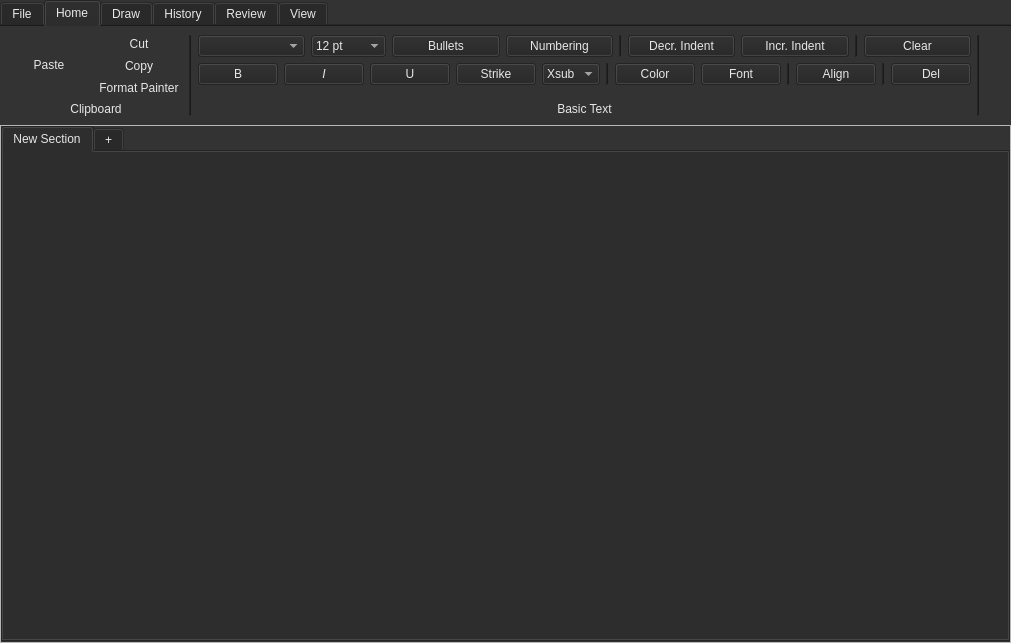
<?xml version="1.0" encoding="UTF-8"?>
<ui version="4.0">
 <class>MainWindow</class>
 <widget class="QMainWindow" name="MainWindow">
  <property name="geometry">
   <rect>
    <x>0</x>
    <y>0</y>
    <width>1011</width>
    <height>643</height>
   </rect>
  </property>
  <property name="windowTitle">
   <string>TwoNote</string>
  </property>
  <widget class="QWidget" name="centralwidget">
   <layout class="QVBoxLayout" name="verticalLayout">
    <property name="spacing">
     <number>0</number>
    </property>
    <property name="leftMargin">
     <number>0</number>
    </property>
    <property name="topMargin">
     <number>0</number>
    </property>
    <property name="rightMargin">
     <number>0</number>
    </property>
    <property name="bottomMargin">
     <number>0</number>
    </property>
    <item>
     <widget class="RibbonBar" name="ribbonBar">
      <property name="minimumSize">
       <size>
        <width>0</width>
        <height>125</height>
       </size>
      </property>
      <property name="maximumSize">
       <size>
        <width>16777215</width>
        <height>125</height>
       </size>
      </property>
      <property name="palette">
       <palette>
        <active>
         <colorrole role="WindowText">
          <brush brushstyle="SolidPattern">
           <color alpha="255">
            <red>255</red>
            <green>255</green>
            <blue>255</blue>
           </color>
          </brush>
         </colorrole>
         <colorrole role="Button">
          <brush brushstyle="SolidPattern">
           <color alpha="255">
            <red>128</red>
            <green>57</green>
            <blue>123</blue>
           </color>
          </brush>
         </colorrole>
         <colorrole role="Light">
          <brush brushstyle="SolidPattern">
           <color alpha="255">
            <red>192</red>
            <green>86</green>
            <blue>184</blue>
           </color>
          </brush>
         </colorrole>
         <colorrole role="Midlight">
          <brush brushstyle="SolidPattern">
           <color alpha="255">
            <red>160</red>
            <green>71</green>
            <blue>153</blue>
           </color>
          </brush>
         </colorrole>
         <colorrole role="Dark">
          <brush brushstyle="SolidPattern">
           <color alpha="255">
            <red>64</red>
            <green>29</green>
            <blue>61</blue>
           </color>
          </brush>
         </colorrole>
         <colorrole role="Mid">
          <brush brushstyle="SolidPattern">
           <color alpha="255">
            <red>85</red>
            <green>38</green>
            <blue>82</blue>
           </color>
          </brush>
         </colorrole>
         <colorrole role="Text">
          <brush brushstyle="SolidPattern">
           <color alpha="255">
            <red>255</red>
            <green>255</green>
            <blue>255</blue>
           </color>
          </brush>
         </colorrole>
         <colorrole role="BrightText">
          <brush brushstyle="SolidPattern">
           <color alpha="255">
            <red>255</red>
            <green>255</green>
            <blue>255</blue>
           </color>
          </brush>
         </colorrole>
         <colorrole role="ButtonText">
          <brush brushstyle="SolidPattern">
           <color alpha="255">
            <red>255</red>
            <green>255</green>
            <blue>255</blue>
           </color>
          </brush>
         </colorrole>
         <colorrole role="Base">
          <brush brushstyle="SolidPattern">
           <color alpha="255">
            <red>0</red>
            <green>0</green>
            <blue>0</blue>
           </color>
          </brush>
         </colorrole>
         <colorrole role="Window">
          <brush brushstyle="SolidPattern">
           <color alpha="255">
            <red>128</red>
            <green>57</green>
            <blue>123</blue>
           </color>
          </brush>
         </colorrole>
         <colorrole role="Shadow">
          <brush brushstyle="SolidPattern">
           <color alpha="255">
            <red>0</red>
            <green>0</green>
            <blue>0</blue>
           </color>
          </brush>
         </colorrole>
         <colorrole role="AlternateBase">
          <brush brushstyle="SolidPattern">
           <color alpha="255">
            <red>64</red>
            <green>28</green>
            <blue>61</blue>
           </color>
          </brush>
         </colorrole>
         <colorrole role="ToolTipBase">
          <brush brushstyle="SolidPattern">
           <color alpha="255">
            <red>255</red>
            <green>255</green>
            <blue>220</blue>
           </color>
          </brush>
         </colorrole>
         <colorrole role="ToolTipText">
          <brush brushstyle="SolidPattern">
           <color alpha="255">
            <red>0</red>
            <green>0</green>
            <blue>0</blue>
           </color>
          </brush>
         </colorrole>
        </active>
        <inactive>
         <colorrole role="WindowText">
          <brush brushstyle="SolidPattern">
           <color alpha="255">
            <red>231</red>
            <green>231</green>
            <blue>231</blue>
           </color>
          </brush>
         </colorrole>
         <colorrole role="Button">
          <brush brushstyle="SolidPattern">
           <color alpha="255">
            <red>35</red>
            <green>35</green>
            <blue>35</blue>
           </color>
          </brush>
         </colorrole>
         <colorrole role="Light">
          <brush brushstyle="SolidPattern">
           <color alpha="255">
            <red>24</red>
            <green>27</green>
            <blue>29</blue>
           </color>
          </brush>
         </colorrole>
         <colorrole role="Midlight">
          <brush brushstyle="SolidPattern">
           <color alpha="255">
            <red>37</red>
            <green>41</green>
            <blue>44</blue>
           </color>
          </brush>
         </colorrole>
         <colorrole role="Dark">
          <brush brushstyle="SolidPattern">
           <color alpha="255">
            <red>35</red>
            <green>35</green>
            <blue>35</blue>
           </color>
          </brush>
         </colorrole>
         <colorrole role="Mid">
          <brush brushstyle="SolidPattern">
           <color alpha="255">
            <red>160</red>
            <green>160</green>
            <blue>160</blue>
           </color>
          </brush>
         </colorrole>
         <colorrole role="Text">
          <brush brushstyle="SolidPattern">
           <color alpha="255">
            <red>231</red>
            <green>231</green>
            <blue>231</blue>
           </color>
          </brush>
         </colorrole>
         <colorrole role="BrightText">
          <brush brushstyle="SolidPattern">
           <color alpha="255">
            <red>255</red>
            <green>0</green>
            <blue>0</blue>
           </color>
          </brush>
         </colorrole>
         <colorrole role="ButtonText">
          <brush brushstyle="SolidPattern">
           <color alpha="255">
            <red>231</red>
            <green>231</green>
            <blue>231</blue>
           </color>
          </brush>
         </colorrole>
         <colorrole role="Base">
          <brush brushstyle="SolidPattern">
           <color alpha="255">
            <red>51</red>
            <green>51</green>
            <blue>51</blue>
           </color>
          </brush>
         </colorrole>
         <colorrole role="Window">
          <brush brushstyle="SolidPattern">
           <color alpha="255">
            <red>51</red>
            <green>51</green>
            <blue>51</blue>
           </color>
          </brush>
         </colorrole>
         <colorrole role="Shadow">
          <brush brushstyle="SolidPattern">
           <color alpha="255">
            <red>118</red>
            <green>118</green>
            <blue>118</blue>
           </color>
          </brush>
         </colorrole>
         <colorrole role="AlternateBase">
          <brush brushstyle="SolidPattern">
           <color alpha="255">
            <red>81</red>
            <green>81</green>
            <blue>81</blue>
           </color>
          </brush>
         </colorrole>
         <colorrole role="ToolTipBase">
          <brush brushstyle="SolidPattern">
           <color alpha="102">
            <red>0</red>
            <green>0</green>
            <blue>0</blue>
           </color>
          </brush>
         </colorrole>
         <colorrole role="ToolTipText">
          <brush brushstyle="SolidPattern">
           <color alpha="255">
            <red>231</red>
            <green>231</green>
            <blue>231</blue>
           </color>
          </brush>
         </colorrole>
        </inactive>
        <disabled>
         <colorrole role="WindowText">
          <brush brushstyle="SolidPattern">
           <color alpha="255">
            <red>64</red>
            <green>29</green>
            <blue>61</blue>
           </color>
          </brush>
         </colorrole>
         <colorrole role="Button">
          <brush brushstyle="SolidPattern">
           <color alpha="255">
            <red>128</red>
            <green>57</green>
            <blue>123</blue>
           </color>
          </brush>
         </colorrole>
         <colorrole role="Light">
          <brush brushstyle="SolidPattern">
           <color alpha="255">
            <red>192</red>
            <green>86</green>
            <blue>184</blue>
           </color>
          </brush>
         </colorrole>
         <colorrole role="Midlight">
          <brush brushstyle="SolidPattern">
           <color alpha="255">
            <red>160</red>
            <green>71</green>
            <blue>153</blue>
           </color>
          </brush>
         </colorrole>
         <colorrole role="Dark">
          <brush brushstyle="SolidPattern">
           <color alpha="255">
            <red>64</red>
            <green>29</green>
            <blue>61</blue>
           </color>
          </brush>
         </colorrole>
         <colorrole role="Mid">
          <brush brushstyle="SolidPattern">
           <color alpha="255">
            <red>85</red>
            <green>38</green>
            <blue>82</blue>
           </color>
          </brush>
         </colorrole>
         <colorrole role="Text">
          <brush brushstyle="SolidPattern">
           <color alpha="255">
            <red>64</red>
            <green>29</green>
            <blue>61</blue>
           </color>
          </brush>
         </colorrole>
         <colorrole role="BrightText">
          <brush brushstyle="SolidPattern">
           <color alpha="255">
            <red>255</red>
            <green>255</green>
            <blue>255</blue>
           </color>
          </brush>
         </colorrole>
         <colorrole role="ButtonText">
          <brush brushstyle="SolidPattern">
           <color alpha="255">
            <red>64</red>
            <green>29</green>
            <blue>61</blue>
           </color>
          </brush>
         </colorrole>
         <colorrole role="Base">
          <brush brushstyle="SolidPattern">
           <color alpha="255">
            <red>128</red>
            <green>57</green>
            <blue>123</blue>
           </color>
          </brush>
         </colorrole>
         <colorrole role="Window">
          <brush brushstyle="SolidPattern">
           <color alpha="255">
            <red>128</red>
            <green>57</green>
            <blue>123</blue>
           </color>
          </brush>
         </colorrole>
         <colorrole role="Shadow">
          <brush brushstyle="SolidPattern">
           <color alpha="255">
            <red>177</red>
            <green>177</green>
            <blue>177</blue>
           </color>
          </brush>
         </colorrole>
         <colorrole role="AlternateBase">
          <brush brushstyle="SolidPattern">
           <color alpha="255">
            <red>81</red>
            <green>81</green>
            <blue>81</blue>
           </color>
          </brush>
         </colorrole>
         <colorrole role="ToolTipBase">
          <brush brushstyle="SolidPattern">
           <color alpha="102">
            <red>0</red>
            <green>0</green>
            <blue>0</blue>
           </color>
          </brush>
         </colorrole>
         <colorrole role="ToolTipText">
          <brush brushstyle="SolidPattern">
           <color alpha="255">
            <red>231</red>
            <green>231</green>
            <blue>231</blue>
           </color>
          </brush>
         </colorrole>
        </disabled>
       </palette>
      </property>
      <property name="autoFillBackground">
       <bool>true</bool>
      </property>
      <property name="tabPosition">
       <enum>QTabWidget::North</enum>
      </property>
      <property name="tabShape">
       <enum>QTabWidget::Rounded</enum>
      </property>
      <property name="currentIndex">
       <number>1</number>
      </property>
      <property name="elideMode">
       <enum>Qt::ElideNone</enum>
      </property>
      <property name="documentMode">
       <bool>true</bool>
      </property>
      <property name="movable">
       <bool>false</bool>
      </property>
      <property name="tabBarAutoHide">
       <bool>false</bool>
      </property>
      <widget class="QWidget" name="fileTab">
       <attribute name="title">
        <string>File</string>
       </attribute>
       <layout class="QHBoxLayout" name="horizontalLayout_8"/>
      </widget>
      <widget class="QWidget" name="homeTab">
       <attribute name="title">
        <string>Home</string>
       </attribute>
       <layout class="QHBoxLayout" name="horizontalLayout">
        <item>
         <layout class="QVBoxLayout" name="verticalLayout_2">
          <item>
           <layout class="QHBoxLayout" name="horizontalLayout_6">
            <item>
             <layout class="QHBoxLayout" name="horizontalLayout_7">
              <item>
               <widget class="QPushButton" name="pushButton">
                <property name="text">
                 <string>Paste</string>
                </property>
                <property name="flat">
                 <bool>true</bool>
                </property>
               </widget>
              </item>
              <item>
               <layout class="QVBoxLayout" name="verticalLayout_4">
                <item>
                 <widget class="QPushButton" name="pushButton_2">
                  <property name="text">
                   <string>Cut</string>
                  </property>
                  <property name="flat">
                   <bool>true</bool>
                  </property>
                 </widget>
                </item>
                <item>
                 <widget class="QPushButton" name="pushButton_3">
                  <property name="text">
                   <string>Copy</string>
                  </property>
                  <property name="flat">
                   <bool>true</bool>
                  </property>
                 </widget>
                </item>
                <item>
                 <widget class="QPushButton" name="pushButton_4">
                  <property name="text">
                   <string>Format Painter</string>
                  </property>
                  <property name="flat">
                   <bool>true</bool>
                  </property>
                 </widget>
                </item>
               </layout>
              </item>
             </layout>
            </item>
           </layout>
          </item>
          <item>
           <widget class="QLabel" name="label">
            <property name="text">
             <string>Clipboard</string>
            </property>
            <property name="alignment">
             <set>Qt::AlignBottom|Qt::AlignHCenter</set>
            </property>
           </widget>
          </item>
         </layout>
        </item>
        <item>
         <widget class="Line" name="line">
          <property name="orientation">
           <enum>Qt::Vertical</enum>
          </property>
         </widget>
        </item>
        <item>
         <layout class="QVBoxLayout" name="verticalLayout_5">
          <item>
           <layout class="QVBoxLayout" name="verticalLayout_6">
            <item>
             <layout class="QHBoxLayout" name="horizontalLayout_2">
              <item>
               <widget class="QComboBox" name="comboBox"/>
              </item>
              <item>
               <widget class="QComboBox" name="fontSizeComboBox">
                <property name="maximumSize">
                 <size>
                  <width>75</width>
                  <height>16777215</height>
                 </size>
                </property>
                <property name="focusPolicy">
                 <enum>Qt::NoFocus</enum>
                </property>
                <property name="currentText">
                 <string>12 pt</string>
                </property>
                <property name="currentIndex">
                 <number>6</number>
                </property>
                <property name="maxVisibleItems">
                 <number>12</number>
                </property>
                <item>
                 <property name="text">
                  <string>6 pt</string>
                 </property>
                </item>
                <item>
                 <property name="text">
                  <string>7 pt</string>
                 </property>
                </item>
                <item>
                 <property name="text">
                  <string>8 pt</string>
                 </property>
                </item>
                <item>
                 <property name="text">
                  <string>9 pt</string>
                 </property>
                </item>
                <item>
                 <property name="text">
                  <string>10 pt</string>
                 </property>
                </item>
                <item>
                 <property name="text">
                  <string>11 pt</string>
                 </property>
                </item>
                <item>
                 <property name="text">
                  <string>12 pt</string>
                 </property>
                </item>
                <item>
                 <property name="text">
                  <string>13 pt</string>
                 </property>
                </item>
                <item>
                 <property name="text">
                  <string>14 pt</string>
                 </property>
                </item>
                <item>
                 <property name="text">
                  <string>16 pt</string>
                 </property>
                </item>
                <item>
                 <property name="text">
                  <string>18 pt</string>
                 </property>
                </item>
                <item>
                 <property name="text">
                  <string>20 pt</string>
                 </property>
                </item>
                <item>
                 <property name="text">
                  <string>22 pt</string>
                 </property>
                </item>
                <item>
                 <property name="text">
                  <string>24 pt</string>
                 </property>
                </item>
                <item>
                 <property name="text">
                  <string>26 pt</string>
                 </property>
                </item>
                <item>
                 <property name="text">
                  <string>28 pt</string>
                 </property>
                </item>
                <item>
                 <property name="text">
                  <string>30 pt</string>
                 </property>
                </item>
                <item>
                 <property name="text">
                  <string>32 pt</string>
                 </property>
                </item>
                <item>
                 <property name="text">
                  <string>36 pt</string>
                 </property>
                </item>
                <item>
                 <property name="text">
                  <string>40 pt</string>
                 </property>
                </item>
                <item>
                 <property name="text">
                  <string>48 pt</string>
                 </property>
                </item>
                <item>
                 <property name="text">
                  <string>54 pt</string>
                 </property>
                </item>
                <item>
                 <property name="text">
                  <string>64 pt</string>
                 </property>
                </item>
                <item>
                 <property name="text">
                  <string>76 pt</string>
                 </property>
                </item>
                <item>
                 <property name="text">
                  <string>96 pt</string>
                 </property>
                </item>
               </widget>
              </item>
              <item>
               <widget class="QPushButton" name="pushButton_5">
                <property name="text">
                 <string>Bullets</string>
                </property>
               </widget>
              </item>
              <item>
               <widget class="QPushButton" name="pushButton_6">
                <property name="text">
                 <string>Numbering</string>
                </property>
               </widget>
              </item>
              <item>
               <widget class="Line" name="line_5">
                <property name="orientation">
                 <enum>Qt::Vertical</enum>
                </property>
               </widget>
              </item>
              <item>
               <widget class="QPushButton" name="pushButton_7">
                <property name="text">
                 <string>Decr. Indent</string>
                </property>
               </widget>
              </item>
              <item>
               <widget class="QPushButton" name="pushButton_8">
                <property name="text">
                 <string>Incr. Indent</string>
                </property>
               </widget>
              </item>
              <item>
               <widget class="Line" name="line_6">
                <property name="orientation">
                 <enum>Qt::Vertical</enum>
                </property>
               </widget>
              </item>
              <item>
               <widget class="QPushButton" name="pushButton_13">
                <property name="text">
                 <string>Clear</string>
                </property>
               </widget>
              </item>
             </layout>
            </item>
            <item>
             <layout class="QHBoxLayout" name="horizontalLayout_4">
              <item>
               <widget class="QPushButton" name="boldButton">
                <property name="focusPolicy">
                 <enum>Qt::NoFocus</enum>
                </property>
                <property name="text">
                 <string>B</string>
                </property>
               </widget>
              </item>
              <item>
               <widget class="QPushButton" name="italicButton">
                <property name="font">
                 <font>
                  <italic>true</italic>
                 </font>
                </property>
                <property name="focusPolicy">
                 <enum>Qt::NoFocus</enum>
                </property>
                <property name="text">
                 <string>I</string>
                </property>
               </widget>
              </item>
              <item>
               <widget class="QPushButton" name="underlineButton">
                <property name="focusPolicy">
                 <enum>Qt::NoFocus</enum>
                </property>
                <property name="text">
                 <string>U</string>
                </property>
               </widget>
              </item>
              <item>
               <widget class="QPushButton" name="strikeButton">
                <property name="focusPolicy">
                 <enum>Qt::NoFocus</enum>
                </property>
                <property name="text">
                 <string>Strike</string>
                </property>
               </widget>
              </item>
              <item>
               <widget class="QComboBox" name="comboBox_3">
                <item>
                 <property name="text">
                  <string>Xsub</string>
                 </property>
                </item>
               </widget>
              </item>
              <item>
               <widget class="Line" name="line_2">
                <property name="orientation">
                 <enum>Qt::Vertical</enum>
                </property>
               </widget>
              </item>
              <item>
               <widget class="QPushButton" name="pushButton_9">
                <property name="text">
                 <string>Color</string>
                </property>
               </widget>
              </item>
              <item>
               <widget class="QPushButton" name="pushButton_10">
                <property name="text">
                 <string>Font</string>
                </property>
               </widget>
              </item>
              <item>
               <widget class="Line" name="line_3">
                <property name="orientation">
                 <enum>Qt::Vertical</enum>
                </property>
               </widget>
              </item>
              <item>
               <widget class="QPushButton" name="pushButton_11">
                <property name="text">
                 <string>Align</string>
                </property>
               </widget>
              </item>
              <item>
               <widget class="Line" name="line_7">
                <property name="orientation">
                 <enum>Qt::Vertical</enum>
                </property>
               </widget>
              </item>
              <item>
               <widget class="QPushButton" name="pushButton_12">
                <property name="text">
                 <string>Del</string>
                </property>
               </widget>
              </item>
             </layout>
            </item>
           </layout>
          </item>
          <item>
           <widget class="QLabel" name="label_2">
            <property name="text">
             <string>Basic Text</string>
            </property>
            <property name="alignment">
             <set>Qt::AlignBottom|Qt::AlignHCenter</set>
            </property>
           </widget>
          </item>
         </layout>
        </item>
        <item>
         <widget class="Line" name="line_4">
          <property name="orientation">
           <enum>Qt::Vertical</enum>
          </property>
         </widget>
        </item>
        <item>
         <spacer name="horizontalSpacer">
          <property name="orientation">
           <enum>Qt::Horizontal</enum>
          </property>
          <property name="sizeHint" stdset="0">
           <size>
            <width>40</width>
            <height>20</height>
           </size>
          </property>
         </spacer>
        </item>
       </layout>
      </widget>
      <widget class="QWidget" name="drawTab">
       <attribute name="title">
        <string>Draw</string>
       </attribute>
      </widget>
      <widget class="QWidget" name="historyTab">
       <attribute name="title">
        <string>History</string>
       </attribute>
      </widget>
      <widget class="QWidget" name="reviewTab">
       <attribute name="title">
        <string>Review</string>
       </attribute>
      </widget>
      <widget class="QWidget" name="viewTab">
       <attribute name="title">
        <string>View</string>
       </attribute>
      </widget>
     </widget>
    </item>
    <item>
     <widget class="QFrame" name="frame_2">
      <property name="palette">
       <palette>
        <active/>
        <inactive/>
        <disabled/>
       </palette>
      </property>
      <property name="autoFillBackground">
       <bool>true</bool>
      </property>
      <property name="frameShape">
       <enum>QFrame::StyledPanel</enum>
      </property>
      <property name="frameShadow">
       <enum>QFrame::Plain</enum>
      </property>
      <property name="lineWidth">
       <number>0</number>
      </property>
      <layout class="QHBoxLayout" name="horizontalLayout_3">
       <property name="spacing">
        <number>0</number>
       </property>
       <property name="leftMargin">
        <number>0</number>
       </property>
       <property name="topMargin">
        <number>0</number>
       </property>
       <property name="rightMargin">
        <number>0</number>
       </property>
       <property name="bottomMargin">
        <number>0</number>
       </property>
       <item>
        <widget class="NoteTabWidget" name="tabWidget">
         <property name="sizePolicy">
          <sizepolicy hsizetype="Expanding" vsizetype="Expanding">
           <horstretch>0</horstretch>
           <verstretch>0</verstretch>
          </sizepolicy>
         </property>
         <property name="palette">
          <palette>
           <active>
            <colorrole role="WindowText">
             <brush brushstyle="SolidPattern">
              <color alpha="255">
               <red>0</red>
               <green>0</green>
               <blue>0</blue>
              </color>
             </brush>
            </colorrole>
            <colorrole role="Button">
             <brush brushstyle="SolidPattern">
              <color alpha="255">
               <red>243</red>
               <green>243</green>
               <blue>243</blue>
              </color>
             </brush>
            </colorrole>
            <colorrole role="Light">
             <brush brushstyle="SolidPattern">
              <color alpha="255">
               <red>255</red>
               <green>255</green>
               <blue>255</blue>
              </color>
             </brush>
            </colorrole>
            <colorrole role="Midlight">
             <brush brushstyle="SolidPattern">
              <color alpha="255">
               <red>249</red>
               <green>249</green>
               <blue>249</blue>
              </color>
             </brush>
            </colorrole>
            <colorrole role="Dark">
             <brush brushstyle="SolidPattern">
              <color alpha="255">
               <red>121</red>
               <green>121</green>
               <blue>121</blue>
              </color>
             </brush>
            </colorrole>
            <colorrole role="Mid">
             <brush brushstyle="SolidPattern">
              <color alpha="255">
               <red>162</red>
               <green>162</green>
               <blue>162</blue>
              </color>
             </brush>
            </colorrole>
            <colorrole role="Text">
             <brush brushstyle="SolidPattern">
              <color alpha="255">
               <red>0</red>
               <green>0</green>
               <blue>0</blue>
              </color>
             </brush>
            </colorrole>
            <colorrole role="BrightText">
             <brush brushstyle="SolidPattern">
              <color alpha="255">
               <red>255</red>
               <green>255</green>
               <blue>255</blue>
              </color>
             </brush>
            </colorrole>
            <colorrole role="ButtonText">
             <brush brushstyle="SolidPattern">
              <color alpha="255">
               <red>0</red>
               <green>0</green>
               <blue>0</blue>
              </color>
             </brush>
            </colorrole>
            <colorrole role="Base">
             <brush brushstyle="SolidPattern">
              <color alpha="255">
               <red>255</red>
               <green>255</green>
               <blue>255</blue>
              </color>
             </brush>
            </colorrole>
            <colorrole role="Window">
             <brush brushstyle="SolidPattern">
              <color alpha="255">
               <red>243</red>
               <green>243</green>
               <blue>243</blue>
              </color>
             </brush>
            </colorrole>
            <colorrole role="Shadow">
             <brush brushstyle="SolidPattern">
              <color alpha="255">
               <red>0</red>
               <green>0</green>
               <blue>0</blue>
              </color>
             </brush>
            </colorrole>
            <colorrole role="AlternateBase">
             <brush brushstyle="SolidPattern">
              <color alpha="255">
               <red>249</red>
               <green>249</green>
               <blue>249</blue>
              </color>
             </brush>
            </colorrole>
            <colorrole role="ToolTipBase">
             <brush brushstyle="SolidPattern">
              <color alpha="255">
               <red>255</red>
               <green>255</green>
               <blue>220</blue>
              </color>
             </brush>
            </colorrole>
            <colorrole role="ToolTipText">
             <brush brushstyle="SolidPattern">
              <color alpha="255">
               <red>0</red>
               <green>0</green>
               <blue>0</blue>
              </color>
             </brush>
            </colorrole>
           </active>
           <inactive>
            <colorrole role="WindowText">
             <brush brushstyle="SolidPattern">
              <color alpha="255">
               <red>231</red>
               <green>231</green>
               <blue>231</blue>
              </color>
             </brush>
            </colorrole>
            <colorrole role="Button">
             <brush brushstyle="SolidPattern">
              <color alpha="255">
               <red>35</red>
               <green>35</green>
               <blue>35</blue>
              </color>
             </brush>
            </colorrole>
            <colorrole role="Light">
             <brush brushstyle="SolidPattern">
              <color alpha="255">
               <red>24</red>
               <green>27</green>
               <blue>29</blue>
              </color>
             </brush>
            </colorrole>
            <colorrole role="Midlight">
             <brush brushstyle="SolidPattern">
              <color alpha="255">
               <red>37</red>
               <green>41</green>
               <blue>44</blue>
              </color>
             </brush>
            </colorrole>
            <colorrole role="Dark">
             <brush brushstyle="SolidPattern">
              <color alpha="255">
               <red>35</red>
               <green>35</green>
               <blue>35</blue>
              </color>
             </brush>
            </colorrole>
            <colorrole role="Mid">
             <brush brushstyle="SolidPattern">
              <color alpha="255">
               <red>160</red>
               <green>160</green>
               <blue>160</blue>
              </color>
             </brush>
            </colorrole>
            <colorrole role="Text">
             <brush brushstyle="SolidPattern">
              <color alpha="255">
               <red>231</red>
               <green>231</green>
               <blue>231</blue>
              </color>
             </brush>
            </colorrole>
            <colorrole role="BrightText">
             <brush brushstyle="SolidPattern">
              <color alpha="255">
               <red>255</red>
               <green>0</green>
               <blue>0</blue>
              </color>
             </brush>
            </colorrole>
            <colorrole role="ButtonText">
             <brush brushstyle="SolidPattern">
              <color alpha="255">
               <red>231</red>
               <green>231</green>
               <blue>231</blue>
              </color>
             </brush>
            </colorrole>
            <colorrole role="Base">
             <brush brushstyle="SolidPattern">
              <color alpha="255">
               <red>51</red>
               <green>51</green>
               <blue>51</blue>
              </color>
             </brush>
            </colorrole>
            <colorrole role="Window">
             <brush brushstyle="SolidPattern">
              <color alpha="255">
               <red>51</red>
               <green>51</green>
               <blue>51</blue>
              </color>
             </brush>
            </colorrole>
            <colorrole role="Shadow">
             <brush brushstyle="SolidPattern">
              <color alpha="255">
               <red>118</red>
               <green>118</green>
               <blue>118</blue>
              </color>
             </brush>
            </colorrole>
            <colorrole role="AlternateBase">
             <brush brushstyle="SolidPattern">
              <color alpha="255">
               <red>81</red>
               <green>81</green>
               <blue>81</blue>
              </color>
             </brush>
            </colorrole>
            <colorrole role="ToolTipBase">
             <brush brushstyle="SolidPattern">
              <color alpha="102">
               <red>0</red>
               <green>0</green>
               <blue>0</blue>
              </color>
             </brush>
            </colorrole>
            <colorrole role="ToolTipText">
             <brush brushstyle="SolidPattern">
              <color alpha="255">
               <red>231</red>
               <green>231</green>
               <blue>231</blue>
              </color>
             </brush>
            </colorrole>
           </inactive>
           <disabled>
            <colorrole role="WindowText">
             <brush brushstyle="SolidPattern">
              <color alpha="255">
               <red>121</red>
               <green>121</green>
               <blue>121</blue>
              </color>
             </brush>
            </colorrole>
            <colorrole role="Button">
             <brush brushstyle="SolidPattern">
              <color alpha="255">
               <red>243</red>
               <green>243</green>
               <blue>243</blue>
              </color>
             </brush>
            </colorrole>
            <colorrole role="Light">
             <brush brushstyle="SolidPattern">
              <color alpha="255">
               <red>255</red>
               <green>255</green>
               <blue>255</blue>
              </color>
             </brush>
            </colorrole>
            <colorrole role="Midlight">
             <brush brushstyle="SolidPattern">
              <color alpha="255">
               <red>249</red>
               <green>249</green>
               <blue>249</blue>
              </color>
             </brush>
            </colorrole>
            <colorrole role="Dark">
             <brush brushstyle="SolidPattern">
              <color alpha="255">
               <red>121</red>
               <green>121</green>
               <blue>121</blue>
              </color>
             </brush>
            </colorrole>
            <colorrole role="Mid">
             <brush brushstyle="SolidPattern">
              <color alpha="255">
               <red>162</red>
               <green>162</green>
               <blue>162</blue>
              </color>
             </brush>
            </colorrole>
            <colorrole role="Text">
             <brush brushstyle="SolidPattern">
              <color alpha="255">
               <red>121</red>
               <green>121</green>
               <blue>121</blue>
              </color>
             </brush>
            </colorrole>
            <colorrole role="BrightText">
             <brush brushstyle="SolidPattern">
              <color alpha="255">
               <red>255</red>
               <green>255</green>
               <blue>255</blue>
              </color>
             </brush>
            </colorrole>
            <colorrole role="ButtonText">
             <brush brushstyle="SolidPattern">
              <color alpha="255">
               <red>121</red>
               <green>121</green>
               <blue>121</blue>
              </color>
             </brush>
            </colorrole>
            <colorrole role="Base">
             <brush brushstyle="SolidPattern">
              <color alpha="255">
               <red>243</red>
               <green>243</green>
               <blue>243</blue>
              </color>
             </brush>
            </colorrole>
            <colorrole role="Window">
             <brush brushstyle="SolidPattern">
              <color alpha="255">
               <red>243</red>
               <green>243</green>
               <blue>243</blue>
              </color>
             </brush>
            </colorrole>
            <colorrole role="Shadow">
             <brush brushstyle="SolidPattern">
              <color alpha="255">
               <red>177</red>
               <green>177</green>
               <blue>177</blue>
              </color>
             </brush>
            </colorrole>
            <colorrole role="AlternateBase">
             <brush brushstyle="SolidPattern">
              <color alpha="255">
               <red>81</red>
               <green>81</green>
               <blue>81</blue>
              </color>
             </brush>
            </colorrole>
            <colorrole role="ToolTipBase">
             <brush brushstyle="SolidPattern">
              <color alpha="102">
               <red>0</red>
               <green>0</green>
               <blue>0</blue>
              </color>
             </brush>
            </colorrole>
            <colorrole role="ToolTipText">
             <brush brushstyle="SolidPattern">
              <color alpha="255">
               <red>231</red>
               <green>231</green>
               <blue>231</blue>
              </color>
             </brush>
            </colorrole>
           </disabled>
          </palette>
         </property>
         <property name="autoFillBackground">
          <bool>true</bool>
         </property>
         <property name="tabShape">
          <enum>QTabWidget::Rounded</enum>
         </property>
         <property name="currentIndex">
          <number>0</number>
         </property>
         <property name="elideMode">
          <enum>Qt::ElideNone</enum>
         </property>
         <property name="documentMode">
          <bool>false</bool>
         </property>
         <property name="tabsClosable">
          <bool>false</bool>
         </property>
         <property name="movable">
          <bool>true</bool>
         </property>
         <widget class="QWidget" name="tab">
          <attribute name="title">
           <string>New Section</string>
          </attribute>
          <layout class="QVBoxLayout" name="verticalLayout_3">
           <item>
            <widget class="TabMainWidget" name="widget" native="true"/>
           </item>
          </layout>
         </widget>
         <widget class="QWidget" name="addTab">
          <attribute name="title">
           <string>+</string>
          </attribute>
         </widget>
        </widget>
       </item>
      </layout>
     </widget>
    </item>
   </layout>
  </widget>
 </widget>
 <customwidgets>
  <customwidget>
   <class>RibbonBar</class>
   <extends>QTabWidget</extends>
   <header>ribbonbar.h</header>
   <container>1</container>
  </customwidget>
  <customwidget>
   <class>NoteTabWidget</class>
   <extends>QTabWidget</extends>
   <header>notetabwidget.h</header>
   <container>1</container>
  </customwidget>
  <customwidget>
   <class>TabMainWidget</class>
   <extends>QWidget</extends>
   <header>tabmainwidget.h</header>
   <container>1</container>
  </customwidget>
 </customwidgets>
 <resources/>
 <connections/>
</ui>
